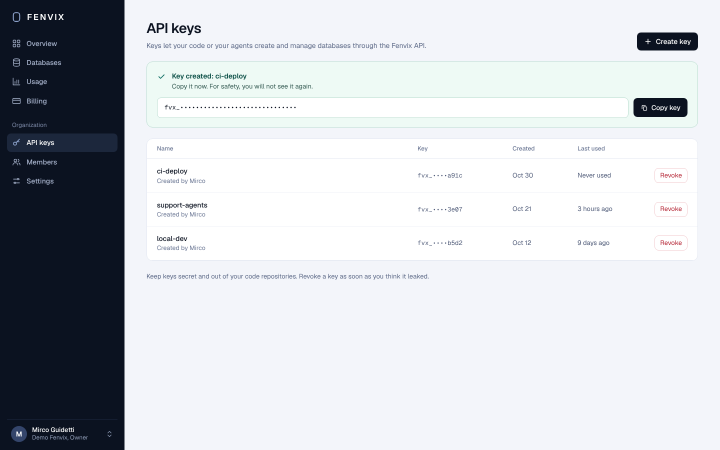
#> input picture docs/ui/api-keys-mockup-1440.png, 1440 x 900 px (shown at 1/2 size); its folder holds 4 pictures in this run
$ python side-by-side.py
#> lines starting #> are read from the running program, lines starting #| are printed output that depends on the picture; pictures that were not available may be replaced by others from this repository, and a replacement may not be noted
"""Puts docs/ui/<name>-mockup-1440.png and docs/ui/<name>-1440.png next to each other as <name>-side-by-side-1440.png."""
import glob, os
from PIL import Image, ImageDraw

for mock in sorted(glob.glob("docs/ui/*-mockup-1440.png")):
    name = os.path.basename(mock)[: -len("-mockup-1440.png")]
    a, b = Image.open(mock).convert("RGB"), Image.open(f"docs/ui/{name}-1440.png").convert("RGB")
#> a is the input picture: PIL image 1440x900 RGB; mean R, G, B 202.9, 206.3, 211.2
    out = Image.new("RGB", (a.width + b.width + 20, max(a.height, b.height) + 28), (136, 136, 136))
#> out: PIL image 2900x928 RGB; every value is 136
    out.paste(a, (0, 28)); out.paste(b, (a.width + 20, 28))
#> after `out.paste(a, (0, 28))`:
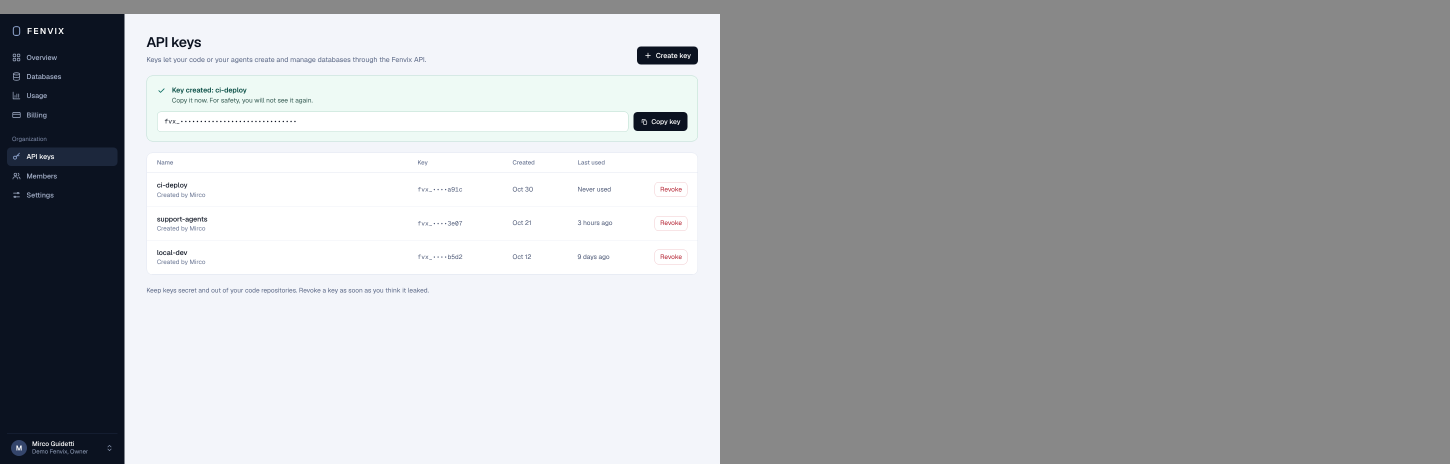
#> out: PIL image 2900x928 RGB (shown at 1/2 size); mean R, G, B 168.2, 169.9, 172.2
#> after `out.paste(b, (a.width + 20, 28))`:
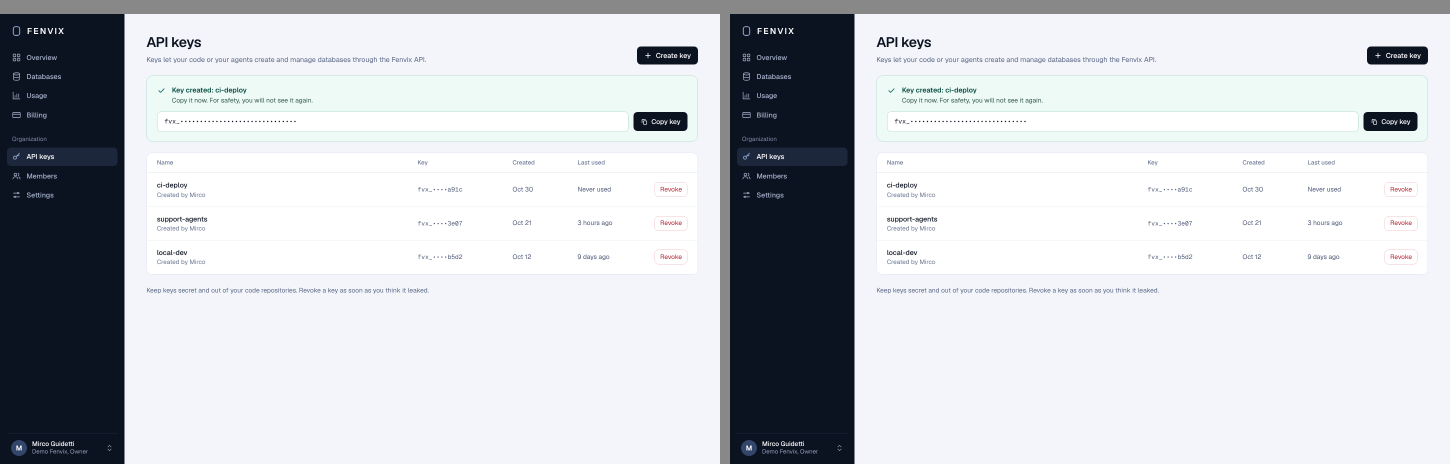
#> out: PIL image 2900x928 RGB (shown at 1/2 size); mean R, G, B 200.4, 203.7, 208.4
    d = ImageDraw.Draw(out); d.text((6, 8), "mockup", fill="white"); d.text((a.width + 26, 8), "real", fill="white")
    out.save(f"docs/ui/{name}-side-by-side-1440.png")
    print(name)
#> pass 2 of the loop `for mock in sorted(glob.glob("docs/ui/*-mockup-1440.png")):`:
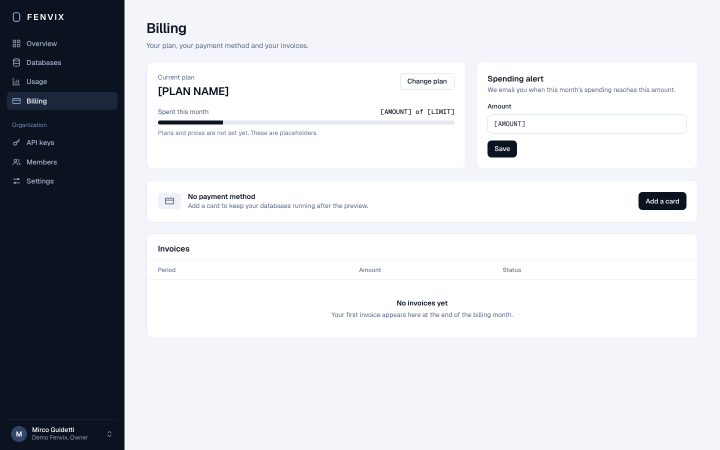
#> input picture docs/ui/billing-mockup-1440.png, 1440 x 900 px (shown at 1/2 size)
#> a is the input picture: PIL image 1440x900 RGB; mean R, G, B 205.6, 207.8, 212.6
#> `out.paste(a, (0, 28))`:
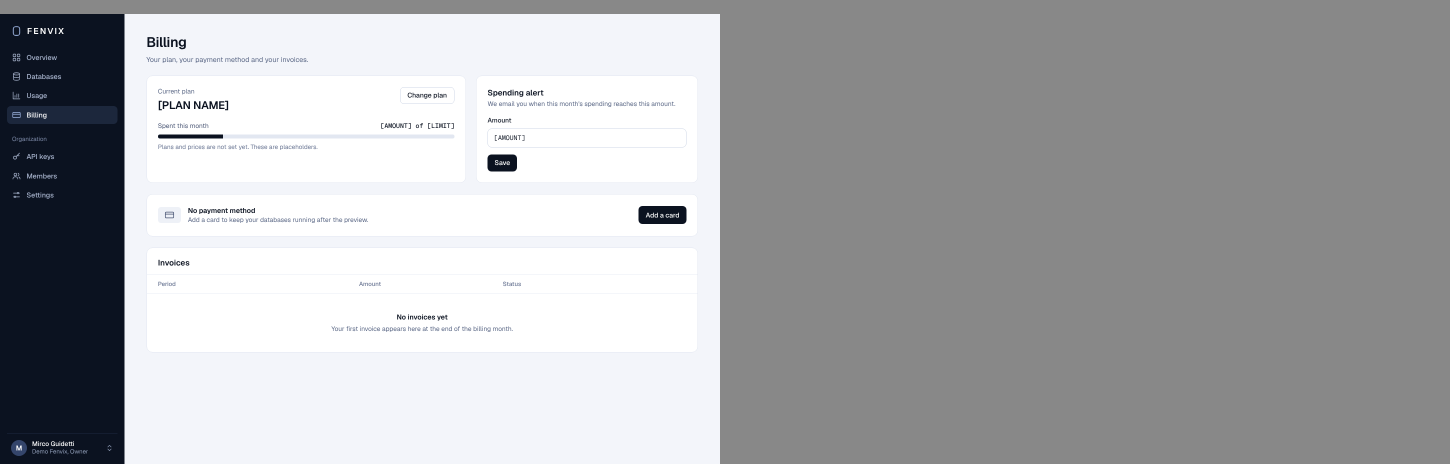
#> out: PIL image 2900x928 RGB (shown at 1/2 size); mean R, G, B 169.5, 170.6, 172.9
#> `out.paste(b, (a.width + 20, 28))`:
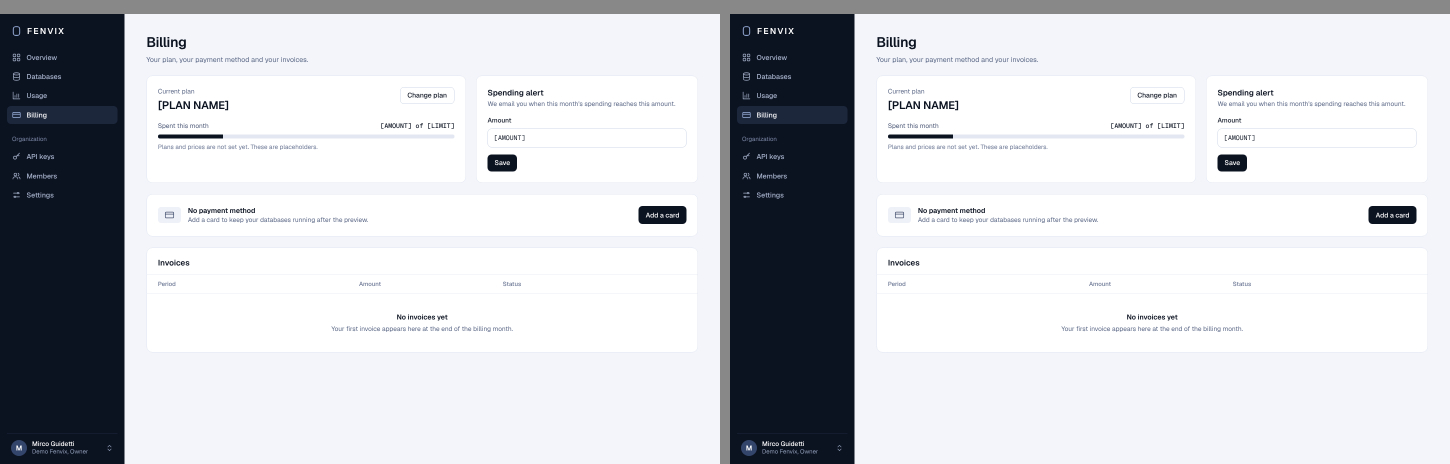
#> out: PIL image 2900x928 RGB (shown at 1/2 size); mean R, G, B 203, 205.2, 209.8
#> pass 3 of the loop `for mock in sorted(glob.glob("docs/ui/*-mockup-1440.png")):`:
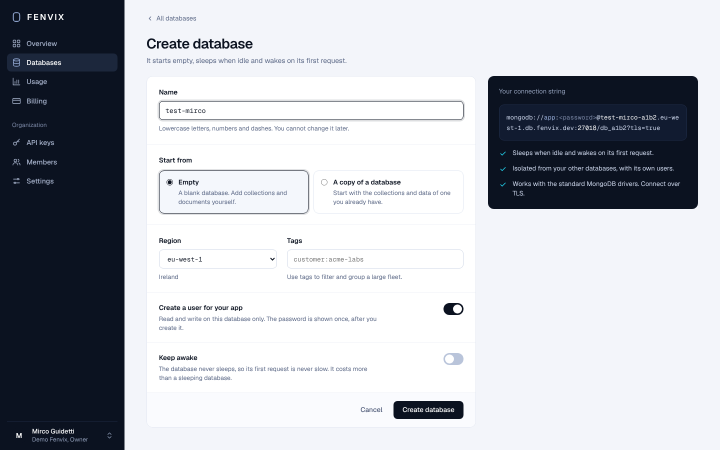
#> input picture docs/ui/create-database-mockup-1440.png, 1440 x 900 px (shown at 1/2 size)
#> a is the input picture: PIL image 1440x900 RGB; mean R, G, B 184.7, 187.6, 193.9
#> `out.paste(a, (0, 28))`:
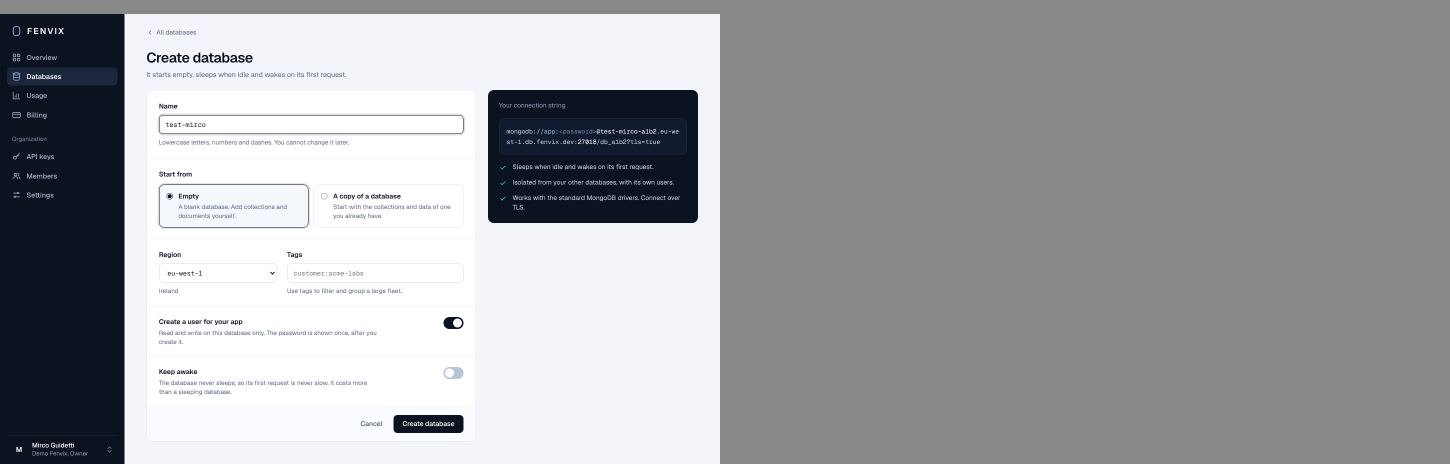
#> out: PIL image 2900x928 RGB (shown at 1/2 size); mean R, G, B 159.4, 160.9, 163.9
#> `out.paste(b, (a.width + 20, 28))`:
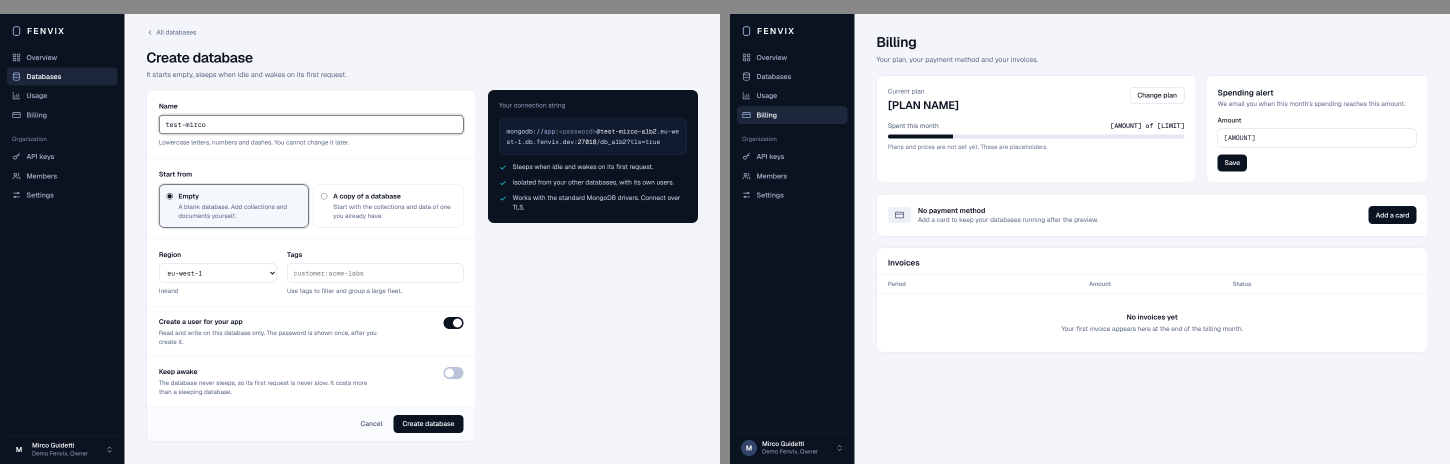
#> out: PIL image 2900x928 RGB (shown at 1/2 size); mean R, G, B 192.9, 195.4, 200.8
#> (the run stopped early here; a loop or call above may not have finished)
